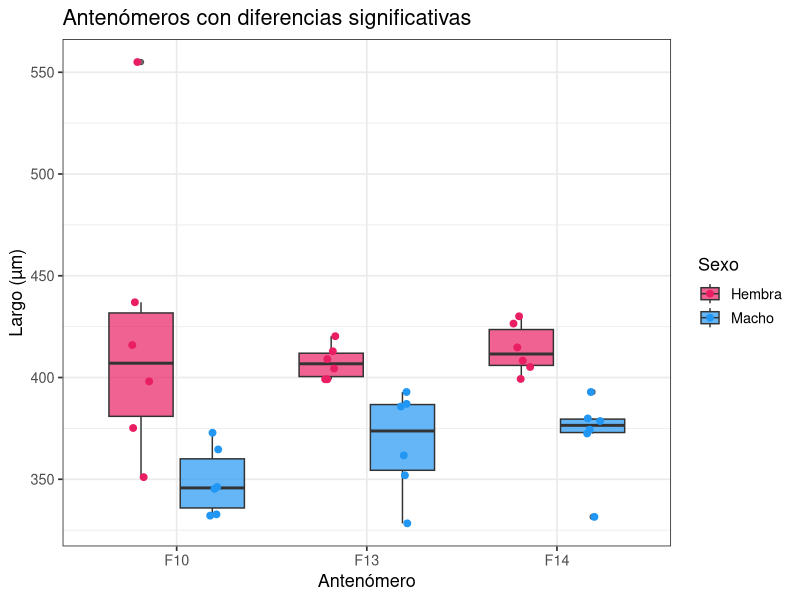
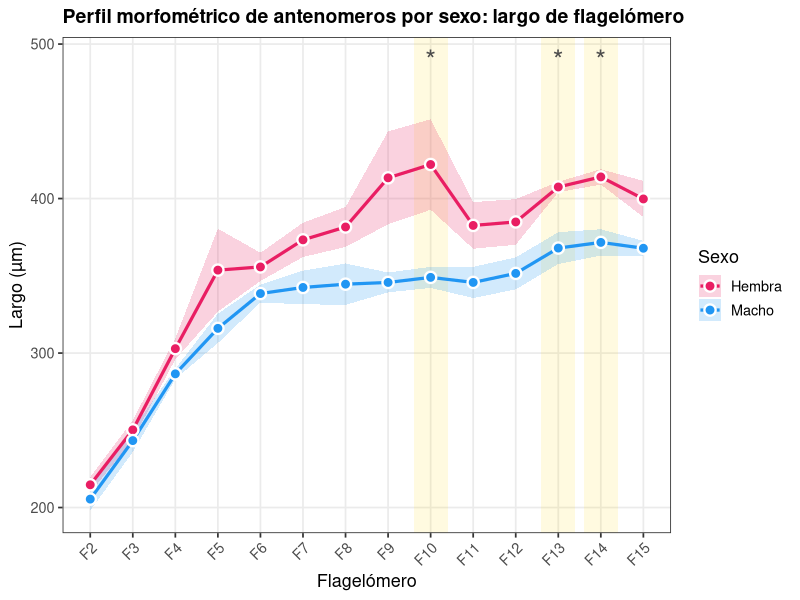
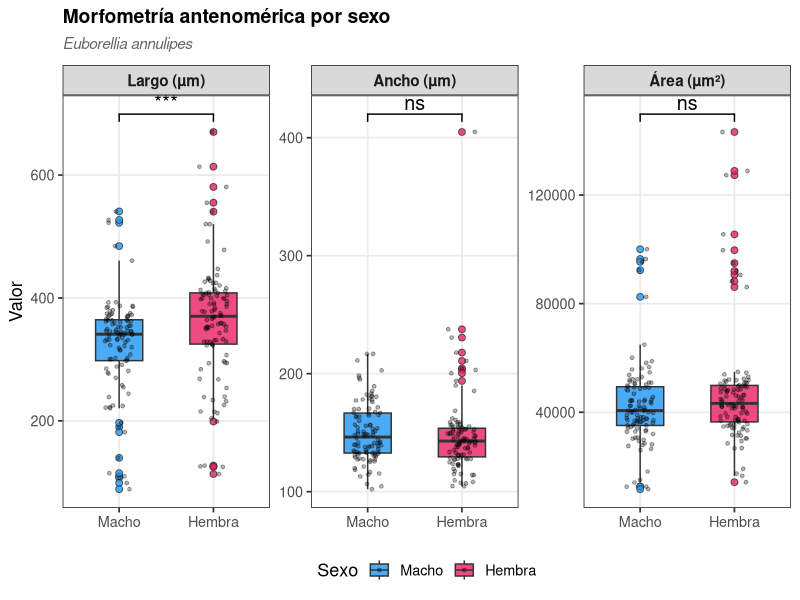
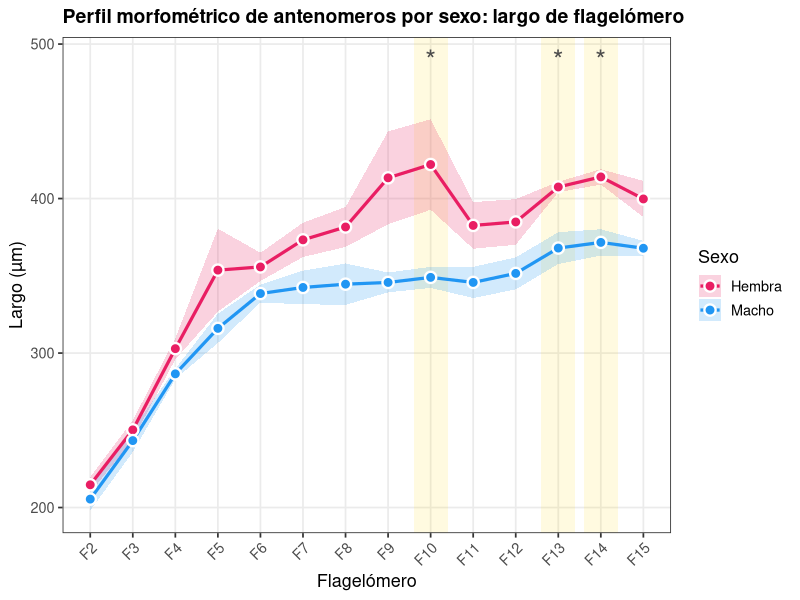

R code for these plots, in order:
## ---- chunk 1
knitr::opts_chunk$set(echo = TRUE)
## ---- chunk 2
library(tidyverse)
library(rstatix)
library(ggpubr)
## ---- chunk 3
data <- read.csv("anten_data.csv", sep = ";", dec = ",")
 
cols_num <- c("MV1","MV2","MV3","MD1","MD2","MD3","HV1","HV2","HV3","HD1","HD2","HD3")
data[cols_num] <- lapply(data[cols_num], function(x) as.numeric(gsub(",", ".", x)))
 

data_long <- data %>%
  pivot_longer(cols = all_of(cols_num),
               names_to = "individuo",
               values_to = "valor") %>%
  mutate(
    sexo    = factor(ifelse(grepl("^M", individuo), "Macho", "Hembra")),
    replica = sub("[MH][VD]", "", individuo),
    vista   = ifelse(grepl("V", individuo), "Ventral", "Dorsal")
  )
 
## ---- chunk 4
cat("\n=== PRUEBA DE NORMALIDAD (Shapiro-Wilk por Set y Sexo) ===\n")
shapiro_res <- data_long %>%
  group_by(Set, sexo) %>%
  shapiro_test(valor)
print(shapiro_res)
 
cat("\n=== PRUEBA DE HOMOCEDASTICIDAD (Levene por Set) ===\n")
levene_res <- data_long %>%
  group_by(Set) %>%
  levene_test(valor ~ sexo)
print(levene_res)
## ---- chunk 5
wilcoxon <- data_long %>%
  group_by(Set) %>%
  rstatix::wilcox_test(valor ~ sexo) %>%
  rstatix::adjust_pvalue(method = "BH") %>%
  rstatix::add_significance()
print(wilcoxon)
## ---- chunk 6
data_long %>%
  filter(Set == "LENGTH") %>%
  group_by(sexo) %>%
  summarise(mediana = median(valor, na.rm=TRUE),
            media   = mean(valor, na.rm=TRUE),
            DE      = sd(valor, na.rm=TRUE))
data_long %>%
  filter(Set == "LENGTH") %>%
  rstatix::wilcox_effsize(valor ~ sexo)

## ---- chunk 7
wilcox_anten <- data_long %>%
  filter(Set == "LENGTH") %>%
  group_by(FL) %>%
  rstatix::wilcox_test(valor ~ sexo) %>%
  rstatix::adjust_pvalue(method = "BH") %>%
  rstatix::add_significance()
print(wilcox_anten, n = Inf)
## ---- chunk 8
data_long %>%
  filter(Set == "LENGTH", FL %in% c("F10", "F13", "F14")) %>%
  ggplot(aes(x = FL, y = valor, fill = sexo)) +
  geom_boxplot(alpha = 0.7) +
  geom_jitter(aes(color = sexo), position = position_jitterdodge(0.2), size = 2) +
  scale_fill_manual(values = c("Macho" = "#2196F3", "Hembra" = "#E91E63")) +
  scale_color_manual(values = c("Macho" = "#2196F3", "Hembra" = "#E91E63")) +
  labs(title = "Antenómeros con diferencias significativas",
       x = "Antenómero", y = "Largo (µm)", fill = "Sexo", color = "Sexo") +
  theme_bw(base_size = 13)
## ---- chunk 9
data_long %>%
  filter(Set == "LENGTH", FL == "F10", sexo == "Hembra") %>%
  arrange(desc(valor))
## ---- chunk 10
data_long %>%
  filter(Set == "LENGTH", FL == "F10", sexo == "Hembra", individuo != "HV2") %>%
  bind_rows(data_long %>% filter(Set == "LENGTH", FL == "F10", sexo == "Macho")) %>%
  rstatix::wilcox_test(valor ~ sexo)
## ---- chunk 11
# Perfil completo del flagelo (F2-F15)
perfil <- data_long %>%
  filter(Set == "LENGTH", grepl("^F", FL)) %>%
  mutate(num_ant = as.numeric(sub("F", "", FL))) %>%
  group_by(num_ant, FL, sexo) %>%
  summarise(
    media   = mean(valor, na.rm = TRUE),
    mediana = median(valor, na.rm = TRUE),
    ee      = sd(valor, na.rm = TRUE) / sqrt(n()),
    .groups = "drop"
  )

# Antenómeros significativos para resaltar
sig_ants <- c("F10", "F13", "F14")

p_final <- ggplot(perfil, aes(x = num_ant, y = media, color = sexo, fill = sexo)) +
  # Sombreado de antenómeros significativos
  annotate("rect", xmin = 9.6,  xmax = 10.4, ymin = -Inf, ymax = Inf,
           alpha = 0.12, fill = "gold") +
  annotate("rect", xmin = 12.6, xmax = 13.4, ymin = -Inf, ymax = Inf,
           alpha = 0.12, fill = "gold") +
  annotate("rect", xmin = 13.6, xmax = 14.4, ymin = -Inf, ymax = Inf,
           alpha = 0.12, fill = "gold") +
  # Etiquetas de significancia
  annotate("text", x = 10,  y = 490, label = "*", size = 7, color = "gray30") +
  annotate("text", x = 13,  y = 490, label = "*", size = 7, color = "gray30") +
  annotate("text", x = 14,  y = 490, label = "*", size = 7, color = "gray30") +
  # Banda de error estándar
  geom_ribbon(aes(ymin = media - ee, ymax = media + ee), alpha = 0.2, color = NA) +
  # Línea de perfil
  geom_line(size = 1.1) +
  # Puntos
  geom_point(size = 3, shape = 21, color = "white", stroke = 1.2) +
  # Escalas
  scale_color_manual(values = c("Macho" = "#2196F3", "Hembra" = "#E91E63")) +
  scale_fill_manual(values  = c("Macho" = "#2196F3", "Hembra" = "#E91E63")) +
  scale_x_continuous(breaks = 2:15, labels = paste0("F", 2:15)) +
  # Etiquetas
  labs(
    title    = "Perfil morfométrico de antenomeros por sexo: largo de flagelómero",
        x        = "Flagelómero",
    y        = "Largo (µm)",
    color    = "Sexo",
    fill     = "Sexo"
  ) +
  # Tema
  theme_bw(base_size = 13) +
  theme(
    plot.title      = element_text(face = "bold", size = 14),
    plot.subtitle   = element_text(size = 10, color = "gray40"),
    axis.text.x     = element_text(angle = 45, hjust = 1),
    legend.position = "right",
    panel.grid.minor = element_blank()
  )

print(p_final)
ggsave("perfil_flagelo_final.png", p_final, width = 12, height = 6, dpi = 300)
## ---- chunk 12
cols_num <- c("MV1","MV2","MV3","MD1","MD2","MD3",
              "HV1","HV2","HV3","HD1","HD2","HD3")

data[cols_num] <- lapply(data[cols_num], function(x) {
  as.numeric(gsub(",", ".", x))
})

data_long <- data %>%
  pivot_longer(
    cols      = all_of(cols_num),
    names_to  = "individuo",
    values_to = "valor"
  ) %>%
  mutate(
    sexo = factor(ifelse(grepl("^M", individuo), "Macho", "Hembra"),
                  levels = c("Macho", "Hembra")),
    vista = ifelse(grepl("V", individuo), "Ventral", "Dorsal")
  )

data_long <- data_long %>%
  mutate(Set_label = case_when(
    Set == "AREA"   ~ "Área (µm²)",
    Set == "LENGTH" ~ "Largo (µm)",
    Set == "WIDTH"  ~ "Ancho (µm)"
  ),
  Set_label = factor(Set_label,
                     levels = c("Largo (µm)", "Ancho (µm)", "Área (µm²)")))

figura1 <- data_long %>%
  filter(!is.na(Set_label)) %>%
  ggplot(aes(x = sexo, y = valor, fill = sexo)) +
  geom_boxplot(outlier.shape = 21, outlier.size = 2,
               alpha = 0.8, width = 0.5) +
  geom_jitter(width = 0.15, alpha = 0.3, size = 1) +
  facet_wrap(~ Set_label, scales = "free_y") +
  stat_compare_means(
    method       = "wilcox.test",
    label        = "p.signif",
    comparisons  = list(c("Macho", "Hembra")),
    bracket.size = 0.5,
    tip.length   = 0.02,
    size         = 5
  ) +
  scale_fill_manual(values = c("Macho" = "#2196F3", "Hembra" = "#E91E63")) +
  labs(
    title    = "Morfometría antenomérica por sexo",
    subtitle = expression(italic("Euborellia annulipes")),
    x        = NULL,
    y        = "Valor",
    fill     = "Sexo"
  ) +
  theme_bw(base_size = 13) +
  theme(
    plot.title      = element_text(face = "bold", size = 14),
    plot.subtitle   = element_text(size = 11, color = "gray40"),
    legend.position = "bottom",
    strip.text      = element_text(face = "bold", size = 11),
    panel.grid.minor = element_blank()
  )

print(figura1)

## ---- chunk 13
datos_glmm <- data_long %>%
  filter(Set == "LENGTH", grepl("^F", FL)) %>%
  mutate(num_ant = as.numeric(sub("F", "", FL)),
         vista   = factor(vista),
         sexo    = factor(sexo, levels = c("Macho", "Hembra")))

# Modelo 1: solo sexo y posición
m1 <- lm(valor ~ sexo * num_ant, data = datos_glmm)

# Modelo 2: agregando vista
m2 <- lm(valor ~ sexo * num_ant + vista, data = datos_glmm)

# Modelo 3: con interacción sexo x vista
m3 <- lm(valor ~ sexo * num_ant + sexo * vista, data = datos_glmm)

# Comparar modelos
AIC(m1, m2, m3)
BIC(m1, m2, m3)
## ---- chunk 14
summary(m3)
anova(m3)
